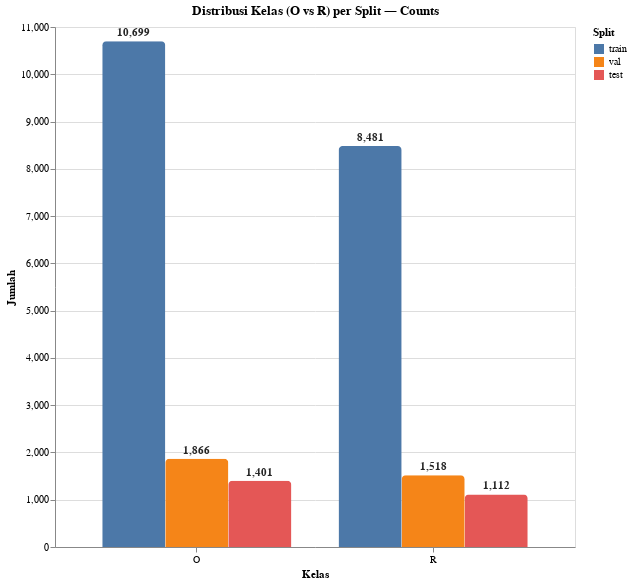

Here is the notebook cell this chart was saved with:
### Markdown cell above
Membuat bar chart untuk menampilkan jumlah sampel per kelas (O/R) pada tiap split (train/val/test)

### Code cell
order_label = ['O','R']
order_split = ['train','val','test']

max_count = int(eda_df['count'].max())
step = 1000
tick_vals = list(range(0, ((max_count // step) + 2) * step, step))

base = alt.Chart(eda_df).encode(
    x=alt.X('label:N', title='Kelas', sort=order_label, axis=alt.Axis(labelAngle=0)),
    xOffset=alt.X('split:N', sort=order_split),
    tooltip=['label','split','count']
)

chart_counts = (
  base.mark_bar(cornerRadiusTopLeft=4, cornerRadiusTopRight=4)
  .encode(
      y=alt.Y('count:Q',
              title='Jumlah',
              axis=alt.Axis(format=",.0f", values=tick_vals),

      ),
      color=alt.Color('split:N', sort=order_split, title='Split')
  )
  .properties(width=520, height=520, title='Distribusi Kelas (O vs R) per Split — Counts')
)

text_counts = (
  base.mark_text(dy=-8, fontWeight='bold', opacity=0.85)
  .encode(
      y='count:Q',
      text=alt.Text('count:Q', format=',') 
  )
)

(chart_counts + text_counts)

### Figure 1 — Vega-Lite specification as saved in the notebook (floating-point values rounded to 4 significant figures)
{"config": {"view": {"continuousWidth": 300, "continuousHeight": 300}}, "layer": [{"mark": {"type": "bar", "cornerRadiusTopLeft": 4, "cornerRadiusTopRight": 4}, "encoding": {"color": {"field": "split", "sort": ["train", "val", "test"], "title": "Split", "type": "nominal"}, "tooltip": [{"field": "label", "type": "nominal"}, {"field": "split", "type": "nominal"}, {"field": "count", "type": "quantitative"}], "x": {"axis": {"labelAngle": 0}, "field": "label", "sort": ["O", "R"], "title": "Kelas", "type": "nominal"}, "xOffset": {"field": "split", "sort": ["train", "val", "test"], "type": "nominal"}, "y": {"axis": {"format": ",.0f", "values": [0, 1000, 2000, 3000, 4000, 5000, 6000, 7000, 8000, 9000, 10000, 11000]}, "field": "count", "title": "Jumlah", "type": "quantitative"}}, "title": "Distribusi Kelas (O vs R) per Split — Counts"}, {"mark": {"type": "text", "dy": -8, "fontWeight": "bold", "opacity": 0.85}, "encoding": {"text": {"field": "count", "format": ",", "type": "quantitative"}, "tooltip": [{"field": "label", "type": "nominal"}, {"field": "split", "type": "nominal"}, {"field": "count", "type": "quantitative"}], "x": {"axis": {"labelAngle": 0}, "field": "label", "sort": ["O", "R"], "title": "Kelas", "type": "nominal"}, "xOffset": {"field": "split", "sort": ["train", "val", "test"], "type": "nominal"}, "y": {"field": "count", "type": "quantitative"}}}], "data": {"name": "data-3689981e40c84b301677605a1c50c3ca"}, "height": 520, "width": 520, "$schema": "https://vega.github.io/schema/vega-lite/v5.20.1.json", "datasets": {"data-3689981e40c84b301677605a1c50c3ca": [{"split": "train", "label": "O", "count": 10699}, {"split": "train", "label": "R", "count": 8481}, {"split": "val", "label": "O", "count": 1866}, {"split": "val", "label": "R", "count": 1518}, {"split": "test", "label": "O", "count": 1401}, {"split": "test", "label": "R", "count": 1112}]}}
